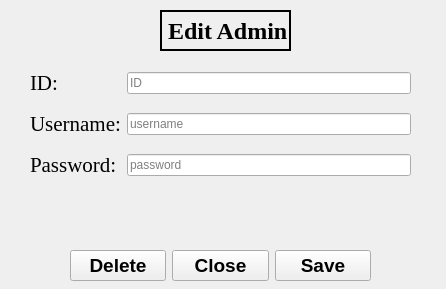
<?xml version="1.0" encoding="UTF-8"?>
<ui version="4.0">
 <author>Mahmoud Elshobaky</author>
 <class>AdminEdit</class>
 <widget class="QWidget" name="AdminEdit">
  <property name="geometry">
   <rect>
    <x>0</x>
    <y>0</y>
    <width>446</width>
    <height>289</height>
   </rect>
  </property>
  <property name="windowTitle">
   <string>MeX - Edit Admin</string>
  </property>
  <property name="styleSheet">
   <string notr="true"/>
  </property>
  <widget class="QLabel" name="label_6">
   <property name="geometry">
    <rect>
     <x>160</x>
     <y>10</y>
     <width>131</width>
     <height>41</height>
    </rect>
   </property>
   <property name="font">
    <font>
     <family>Times New Roman</family>
     <pointsize>18</pointsize>
     <weight>75</weight>
     <bold>true</bold>
    </font>
   </property>
   <property name="frameShape">
    <enum>QFrame::WinPanel</enum>
   </property>
   <property name="frameShadow">
    <enum>QFrame::Plain</enum>
   </property>
   <property name="lineWidth">
    <number>1</number>
   </property>
   <property name="midLineWidth">
    <number>0</number>
   </property>
   <property name="text">
    <string>Edit Admin</string>
   </property>
  </widget>
  <widget class="QWidget" name="layoutWidget">
   <property name="geometry">
    <rect>
     <x>30</x>
     <y>60</y>
     <width>381</width>
     <height>131</height>
    </rect>
   </property>
   <layout class="QGridLayout" name="gridLayout">
    <item row="0" column="0">
     <widget class="QLabel" name="label">
      <property name="font">
       <font>
        <family>Times New Roman</family>
        <pointsize>16</pointsize>
        <weight>50</weight>
        <bold>false</bold>
       </font>
      </property>
      <property name="frameShape">
       <enum>QFrame::NoFrame</enum>
      </property>
      <property name="frameShadow">
       <enum>QFrame::Plain</enum>
      </property>
      <property name="text">
       <string>ID:</string>
      </property>
     </widget>
    </item>
    <item row="0" column="1">
     <widget class="QLineEdit" name="admin_edit_id">
      <property name="readOnly">
       <bool>true</bool>
      </property>
      <property name="placeholderText">
       <string>ID</string>
      </property>
     </widget>
    </item>
    <item row="1" column="0">
     <widget class="QLabel" name="label_2">
      <property name="font">
       <font>
        <family>Times New Roman</family>
        <pointsize>16</pointsize>
        <weight>50</weight>
        <bold>false</bold>
       </font>
      </property>
      <property name="frameShape">
       <enum>QFrame::NoFrame</enum>
      </property>
      <property name="frameShadow">
       <enum>QFrame::Plain</enum>
      </property>
      <property name="text">
       <string>Username:</string>
      </property>
     </widget>
    </item>
    <item row="1" column="1">
     <widget class="QLineEdit" name="admin_edit_username">
      <property name="readOnly">
       <bool>true</bool>
      </property>
      <property name="placeholderText">
       <string>username</string>
      </property>
     </widget>
    </item>
    <item row="2" column="0">
     <widget class="QLabel" name="label_3">
      <property name="font">
       <font>
        <family>Times New Roman</family>
        <pointsize>16</pointsize>
        <weight>50</weight>
        <bold>false</bold>
       </font>
      </property>
      <property name="frameShape">
       <enum>QFrame::NoFrame</enum>
      </property>
      <property name="frameShadow">
       <enum>QFrame::Plain</enum>
      </property>
      <property name="text">
       <string>Password:</string>
      </property>
     </widget>
    </item>
    <item row="2" column="1">
     <widget class="QLineEdit" name="admin_edit_password">
      <property name="styleSheet">
       <string notr="true"/>
      </property>
      <property name="inputMethodHints">
       <set>Qt::ImhEmailCharactersOnly|Qt::ImhHiddenText|Qt::ImhNoAutoUppercase|Qt::ImhNoPredictiveText</set>
      </property>
      <property name="echoMode">
       <enum>QLineEdit::Password</enum>
      </property>
      <property name="placeholderText">
       <string>password</string>
      </property>
     </widget>
    </item>
   </layout>
  </widget>
  <widget class="QWidget" name="layoutWidget">
   <property name="geometry">
    <rect>
     <x>70</x>
     <y>210</y>
     <width>301</width>
     <height>71</height>
    </rect>
   </property>
   <layout class="QVBoxLayout" name="verticalLayout">
    <item>
     <widget class="QLabel" name="admin_edit_error">
      <property name="font">
       <font>
        <pointsize>14</pointsize>
       </font>
      </property>
      <property name="text">
       <string/>
      </property>
      <property name="alignment">
       <set>Qt::AlignCenter</set>
      </property>
     </widget>
    </item>
    <item>
     <layout class="QHBoxLayout" name="horizontalLayout">
      <item>
       <widget class="QPushButton" name="admin_delete_btn">
        <property name="font">
         <font>
          <pointsize>14</pointsize>
          <weight>75</weight>
          <bold>true</bold>
         </font>
        </property>
        <property name="text">
         <string>Delete</string>
        </property>
        <property name="checkable">
         <bool>false</bool>
        </property>
        <property name="autoDefault">
         <bool>true</bool>
        </property>
       </widget>
      </item>
      <item>
       <widget class="QPushButton" name="admin_edit_cancel_btn">
        <property name="font">
         <font>
          <pointsize>14</pointsize>
          <weight>75</weight>
          <bold>true</bold>
         </font>
        </property>
        <property name="text">
         <string>Close</string>
        </property>
        <property name="autoDefault">
         <bool>true</bool>
        </property>
       </widget>
      </item>
      <item>
       <widget class="QPushButton" name="admin_edit_btn">
        <property name="font">
         <font>
          <pointsize>14</pointsize>
          <weight>75</weight>
          <bold>true</bold>
         </font>
        </property>
        <property name="text">
         <string>Save</string>
        </property>
        <property name="autoDefault">
         <bool>true</bool>
        </property>
        <property name="flat">
         <bool>false</bool>
        </property>
       </widget>
      </item>
     </layout>
    </item>
   </layout>
  </widget>
 </widget>
 <resources/>
 <connections/>
</ui>
